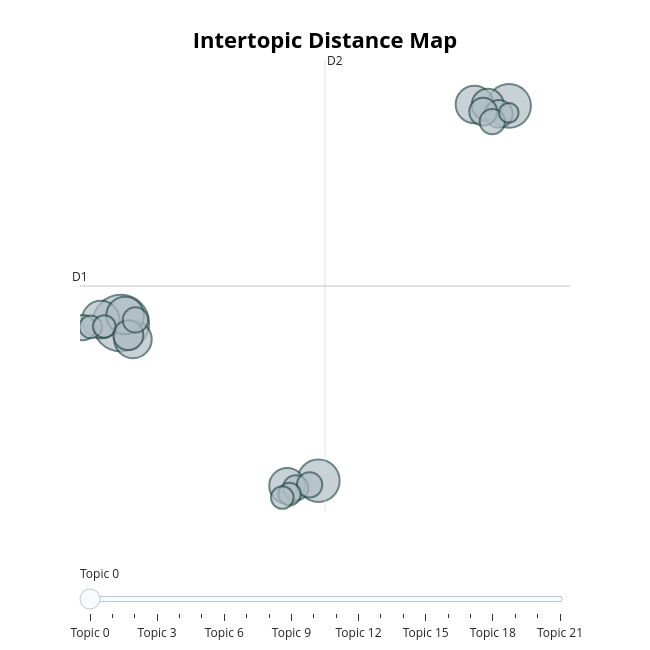

Notebook code for this chart:
### Markdown cell above
The most prominent topics seem to be strongly centered around America.

### Code cell
# run this cell to visualize the topics
intertopic_dist_fig = topic_model.visualize_topics()
intertopic_dist_fig.write_html(str(OUTPUT_DIR / "intertopic_distance_map.html"))
intertopic_dist_fig.show()

### Figure 1 — Plotly figure (JSON) as saved in the notebook; plotly's stock layout.template omitted (floating-point values rounded to 4 significant figures)
{"data": [{"customdata": [[0, "world | people | years | new | american", 25], [1, "states | government | united | congress | public", 15], [2, "government | states | united | year | law", 14], [3, "world | nations | soviet | peace | economic", 11], [4, "new | america | americans | american | people", 11], [5, "america | american | americans | tonight | people", 11], [6, "government | work | public | congress | great", 11], [7, "states | government | united | congress | country", 10], [8, "states | public | government | united | state", 8], [9, "people | america | budget | new | work", 7], [10, "government | states | public | general | subject", 6], [11, "congress | states | government | year | united", 6], [12, "national | federal | reduction | public | ought", 5], [13, "states | government | security | united | congress", 5], [14, "provision | united | public | proper | states", 5], [15, "states | year | united | government | great", 5], [16, "bank | public | states | country | government", 5], [17, "war | shall | government | congress | present", 4], [18, "world | economic | program | federal | nations", 4], [19, "states | government | united | constitution | congress", 4], [20, "united | treaty | states | spain | year", 4], [21, "states | public | government | united | congress", 3]], "hovertemplate": "<b>Topic %{customdata[0]}</b><br>%{customdata[1]}<br>Size: %{customdata[2]}", "legendgroup": "", "marker": {"color": "#B0BEC5", "line": {"color": "DarkSlateGrey", "width": 2}, "size": [25, 15, 14, 11, 11, 11, 11, 10, 8, 7, 6, 6, 5, 5, 5, 5, 5, 4, 4, 4, 4, 3], "sizemode": "area", "sizeref": 0.01562, "symbol": "circle"}, "mode": "markers", "name": "", "orientation": "v", "showlegend": false, "type": "scatter", "x": [0.7378, 16.23, 8.623, -0.06267, 1.221, 0.9092, 14.85, 7.374, 15.38, 1.035, 15.82, 15.2, -0.7754, 1.318, 7.716, 8.27, 15.56, -0.4658, 0.07706, 7.47, 7.181, 16.22], "xaxis": "x", "y": [3.949, 14.97, -4.048, 4.127, 3.124, 4.333, 15.04, -4.304, 15.02, 3.339, 14.57, 14.68, 3.723, 4.11, -4.411, -4.253, 14.18, 3.758, 3.778, -4.724, -4.899, 14.62], "yaxis": "y"}], "layout": {"annotations": [{"showarrow": false, "text": "D1", "x": -0.8917, "y": 5.832, "yshift": 10}, {"showarrow": false, "text": "D2", "x": 8.884, "xshift": 10, "y": 17.3}], "height": 650, "hoverlabel": {"bgcolor": "white", "font": {"family": "Rockwell", "size": 16}}, "legend": {"itemsizing": "constant", "tracegroupgap": 0}, "margin": {"t": 60}, "shapes": [{"line": {"color": "#CFD8DC", "width": 2}, "type": "line", "x0": 8.884, "x1": 8.884, "y0": -5.634, "y1": 17.3}, {"line": {"color": "#9E9E9E", "width": 2}, "type": "line", "x0": -0.8917, "x1": 18.66, "y0": 5.832, "y1": 5.832}], "sliders": [{"active": 0, "pad": {"t": 50}, "steps": [{"args": [{"marker.color": [["red", "#B0BEC5", "#B0BEC5", "#B0BEC5", "#B0BEC5", "#B0BEC5", "#B0BEC5", "#B0BEC5", "#B0BEC5", "#B0BEC5", "#B0BEC5", "#B0BEC5", "#B0BEC5", "#B0BEC5", "#B0BEC5", "#B0BEC5", "#B0BEC5", "#B0BEC5", "#B0BEC5", "#B0BEC5", "#B0BEC5", "#B0BEC5"]]}], "label": "Topic 0", "method": "update"}, {"args": [{"marker.color": [["#B0BEC5", "red", "#B0BEC5", "#B0BEC5", "#B0BEC5", "#B0BEC5", "#B0BEC5", "#B0BEC5", "#B0BEC5", "#B0BEC5", "#B0BEC5", "#B0BEC5", "#B0BEC5", "#B0BEC5", "#B0BEC5", "#B0BEC5", "#B0BEC5", "#B0BEC5", "#B0BEC5", "#B0BEC5", "#B0BEC5", "#B0BEC5"]]}], "label": "Topic 1", "method": "update"}, {"args": [{"marker.color": [["#B0BEC5", "#B0BEC5", "red", "#B0BEC5", "#B0BEC5", "#B0BEC5", "#B0BEC5", "#B0BEC5", "#B0BEC5", "#B0BEC5", "#B0BEC5", "#B0BEC5", "#B0BEC5", "#B0BEC5", "#B0BEC5", "#B0BEC5", "#B0BEC5", "#B0BEC5", "#B0BEC5", "#B0BEC5", "#B0BEC5", "#B0BEC5"]]}], "label": "Topic 2", "method": "update"}, {"args": [{"marker.color": [["#B0BEC5", "#B0BEC5", "#B0BEC5", "red", "#B0BEC5", "#B0BEC5", "#B0BEC5", "#B0BEC5", "#B0BEC5", "#B0BEC5", "#B0BEC5", "#B0BEC5", "#B0BEC5", "#B0BEC5", "#B0BEC5", "#B0BEC5", "#B0BEC5", "#B0BEC5", "#B0BEC5", "#B0BEC5", "#B0BEC5", "#B0BEC5"]]}], "label": "Topic 3", "method": "update"}, {"args": [{"marker.color": [["#B0BEC5", "#B0BEC5", "#B0BEC5", "#B0BEC5", "red", "#B0BEC5", "#B0BEC5", "#B0BEC5", "#B0BEC5", "#B0BEC5", "#B0BEC5", "#B0BEC5", "#B0BEC5", "#B0BEC5", "#B0BEC5", "#B0BEC5", "#B0BEC5", "#B0BEC5", "#B0BEC5", "#B0BEC5", "#B0BEC5", "#B0BEC5"]]}], "label": "Topic 4", "method": "update"}, {"args": [{"marker.color": [["#B0BEC5", "#B0BEC5", "#B0BEC5", "#B0BEC5", "#B0BEC5", "red", "#B0BEC5", "#B0BEC5", "#B0BEC5", "#B0BEC5", "#B0BEC5", "#B0BEC5", "#B0BEC5", "#B0BEC5", "#B0BEC5", "#B0BEC5", "#B0BEC5", "#B0BEC5", "#B0BEC5", "#B0BEC5", "#B0BEC5", "#B0BEC5"]]}], "label": "Topic 5", "method": "update"}, {"args": [{"marker.color": [["#B0BEC5", "#B0BEC5", "#B0BEC5", "#B0BEC5", "#B0BEC5", "#B0BEC5", "red", "#B0BEC5", "#B0BEC5", "#B0BEC5", "#B0BEC5", "#B0BEC5", "#B0BEC5", "#B0BEC5", "#B0BEC5", "#B0BEC5", "#B0BEC5", "#B0BEC5", "#B0BEC5", "#B0BEC5", "#B0BEC5", "#B0BEC5"]]}], "label": "Topic 6", "method": "update"}, {"args": [{"marker.color": [["#B0BEC5", "#B0BEC5", "#B0BEC5", "#B0BEC5", "#B0BEC5", "#B0BEC5", "#B0BEC5", "red", "#B0BEC5", "#B0BEC5", "#B0BEC5", "#B0BEC5", "#B0BEC5", "#B0BEC5", "#B0BEC5", "#B0BEC5", "#B0BEC5", "#B0BEC5", "#B0BEC5", "#B0BEC5", "#B0BEC5", "#B0BEC5"]]}], "label": "Topic 7", "method": "update"}, {"args": [{"marker.color": [["#B0BEC5", "#B0BEC5", "#B0BEC5", "#B0BEC5", "#B0BEC5", "#B0BEC5", "#B0BEC5", "#B0BEC5", "red", "#B0BEC5", "#B0BEC5", "#B0BEC5", "#B0BEC5", "#B0BEC5", "#B0BEC5", "#B0BEC5", "#B0BEC5", "#B0BEC5", "#B0BEC5", "#B0BEC5", "#B0BEC5", "#B0BEC5"]]}], "label": "Topic 8", "method": "update"}, {"args": [{"marker.color": [["#B0BEC5", "#B0BEC5", "#B0BEC5", "#B0BEC5", "#B0BEC5", "#B0BEC5", "#B0BEC5", "#B0BEC5", "#B0BEC5", "red", "#B0BEC5", "#B0BEC5", "#B0BEC5", "#B0BEC5", "#B0BEC5", "#B0BEC5", "#B0BEC5", "#B0BEC5", "#B0BEC5", "#B0BEC5", "#B0BEC5", "#B0BEC5"]]}], "label": "Topic 9", "method": "update"}, {"args": [{"marker.color": [["#B0BEC5", "#B0BEC5", "#B0BEC5", "#B0BEC5", "#B0BEC5", "#B0BEC5", "#B0BEC5", "#B0BEC5", "#B0BEC5", "#B0BEC5", "red", "#B0BEC5", "#B0BEC5", "#B0BEC5", "#B0BEC5", "#B0BEC5", "#B0BEC5", "#B0BEC5", "#B0BEC5", "#B0BEC5", "#B0BEC5", "#B0BEC5"]]}], "label": "Topic 10", "method": "update"}, {"args": [{"marker.color": [["#B0BEC5", "#B0BEC5", "#B0BEC5", "#B0BEC5", "#B0BEC5", "#B0BEC5", "#B0BEC5", "#B0BEC5", "#B0BEC5", "#B0BEC5", "#B0BEC5", "red", "#B0BEC5", "#B0BEC5", "#B0BEC5", "#B0BEC5", "#B0BEC5", "#B0BEC5", "#B0BEC5", "#B0BEC5", "#B0BEC5", "#B0BEC5"]]}], "label": "Topic 11", "method": "update"}, {"args": [{"marker.color": [["#B0BEC5", "#B0BEC5", "#B0BEC5", "#B0BEC5", "#B0BEC5", "#B0BEC5", "#B0BEC5", "#B0BEC5", "#B0BEC5", "#B0BEC5", "#B0BEC5", "#B0BEC5", "red", "#B0BEC5", "#B0BEC5", "#B0BEC5", "#B0BEC5", "#B0BEC5", "#B0BEC5", "#B0BEC5", "#B0BEC5", "#B0BEC5"]]}], "label": "Topic 12", "method": "update"}, {"args": [{"marker.color": [["#B0BEC5", "#B0BEC5", "#B0BEC5", "#B0BEC5", "#B0BEC5", "#B0BEC5", "#B0BEC5", "#B0BEC5", "#B0BEC5", "#B0BEC5", "#B0BEC5", "#B0BEC5", "#B0BEC5", "red", "#B0BEC5", "#B0BEC5", "#B0BEC5", "#B0BEC5", "#B0BEC5", "#B0BEC5", "#B0BEC5", "#B0BEC5"]]}], "label": "Topic 13", "method": "update"}, {"args": [{"marker.color": [["#B0BEC5", "#B0BEC5", "#B0BEC5", "#B0BEC5", "#B0BEC5", "#B0BEC5", "#B0BEC5", "#B0BEC5", "#B0BEC5", "#B0BEC5", "#B0BEC5", "#B0BEC5", "#B0BEC5", "#B0BEC5", "red", "#B0BEC5", "#B0BEC5", "#B0BEC5", "#B0BEC5", "#B0BEC5", "#B0BEC5", "#B0BEC5"]]}], "label": "Topic 14", "method": "update"}, {"args": [{"marker.color": [["#B0BEC5", "#B0BEC5", "#B0BEC5", "#B0BEC5", "#B0BEC5", "#B0BEC5", "#B0BEC5", "#B0BEC5", "#B0BEC5", "#B0BEC5", "#B0BEC5", "#B0BEC5", "#B0BEC5", "#B0BEC5", "#B0BEC5", "red", "#B0BEC5", "#B0BEC5", "#B0BEC5", "#B0BEC5", "#B0BEC5", "#B0BEC5"]]}], "label": "Topic 15", "method": "update"}, {"args": [{"marker.color": [["#B0BEC5", "#B0BEC5", "#B0BEC5", "#B0BEC5", "#B0BEC5", "#B0BEC5", "#B0BEC5", "#B0BEC5", "#B0BEC5", "#B0BEC5", "#B0BEC5", "#B0BEC5", "#B0BEC5", "#B0BEC5", "#B0BEC5", "#B0BEC5", "red", "#B0BEC5", "#B0BEC5", "#B0BEC5", "#B0BEC5", "#B0BEC5"]]}], "label": "Topic 16", "method": "update"}, {"args": [{"marker.color": [["#B0BEC5", "#B0BEC5", "#B0BEC5", "#B0BEC5", "#B0BEC5", "#B0BEC5", "#B0BEC5", "#B0BEC5", "#B0BEC5", "#B0BEC5", "#B0BEC5", "#B0BEC5", "#B0BEC5", "#B0BEC5", "#B0BEC5", "#B0BEC5", "#B0BEC5", "red", "#B0BEC5", "#B0BEC5", "#B0BEC5", "#B0BEC5"]]}], "label": "Topic 17", "method": "update"}, {"args": [{"marker.color": [["#B0BEC5", "#B0BEC5", "#B0BEC5", "#B0BEC5", "#B0BEC5", "#B0BEC5", "#B0BEC5", "#B0BEC5", "#B0BEC5", "#B0BEC5", "#B0BEC5", "#B0BEC5", "#B0BEC5", "#B0BEC5", "#B0BEC5", "#B0BEC5", "#B0BEC5", "#B0BEC5", "red", "#B0BEC5", "#B0BEC5", "#B0BEC5"]]}], "label": "Topic 18", "method": "update"}, {"args": [{"marker.color": [["#B0BEC5", "#B0BEC5", "#B0BEC5", "#B0BEC5", "#B0BEC5", "#B0BEC5", "#B0BEC5", "#B0BEC5", "#B0BEC5", "#B0BEC5", "#B0BEC5", "#B0BEC5", "#B0BEC5", "#B0BEC5", "#B0BEC5", "#B0BEC5", "#B0BEC5", "#B0BEC5", "#B0BEC5", "red", "#B0BEC5", "#B0BEC5"]]}], "label": "Topic 19", "method": "update"}, {"args": [{"marker.color": [["#B0BEC5", "#B0BEC5", "#B0BEC5", "#B0BEC5", "#B0BEC5", "#B0BEC5", "#B0BEC5", "#B0BEC5", "#B0BEC5", "#B0BEC5", "#B0BEC5", "#B0BEC5", "#B0BEC5", "#B0BEC5", "#B0BEC5", "#B0BEC5", "#B0BEC5", "#B0BEC5", "#B0BEC5", "#B0BEC5", "red", "#B0BEC5"]]}], "label": "Topic 20", "method": "update"}, {"args": [{"marker.color": [["#B0BEC5", "#B0BEC5", "#B0BEC5", "#B0BEC5", "#B0BEC5", "#B0BEC5", "#B0BEC5", "#B0BEC5", "#B0BEC5", "#B0BEC5", "#B0BEC5", "#B0BEC5", "#B0BEC5", "#B0BEC5", "#B0BEC5", "#B0BEC5", "#B0BEC5", "#B0BEC5", "#B0BEC5", "#B0BEC5", "#B0BEC5", "red"]]}], "label": "Topic 21", "method": "update"}]}], "title": {"font": {"color": "Black", "size": 22}, "text": "<b>Intertopic Distance Map</b>", "x": 0.5, "xanchor": "center", "y": 0.95, "yanchor": "top"}, "width": 650, "xaxis": {"anchor": "y", "domain": [0, 1], "range": [-0.8917, 18.66], "title": {"text": ""}, "visible": false}, "yaxis": {"anchor": "x", "domain": [0, 1], "range": [-5.634, 17.3], "title": {"text": ""}, "visible": false}}}
